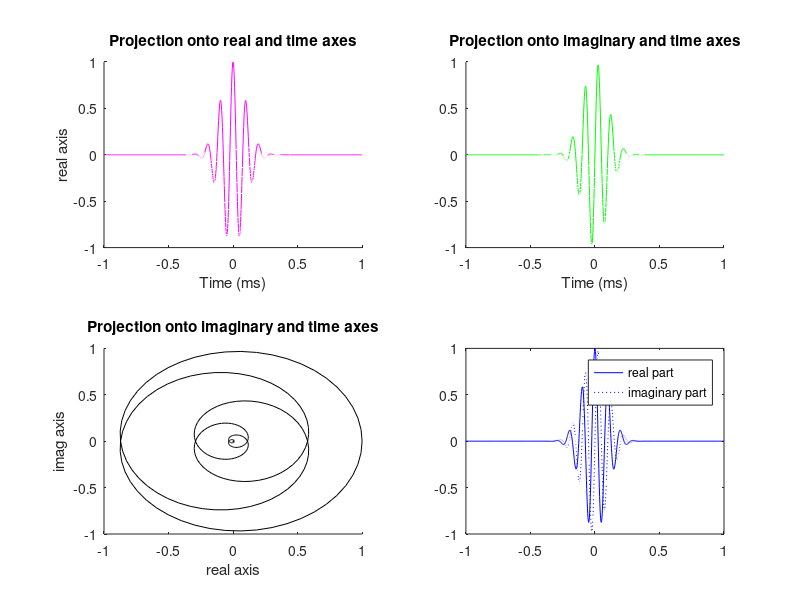
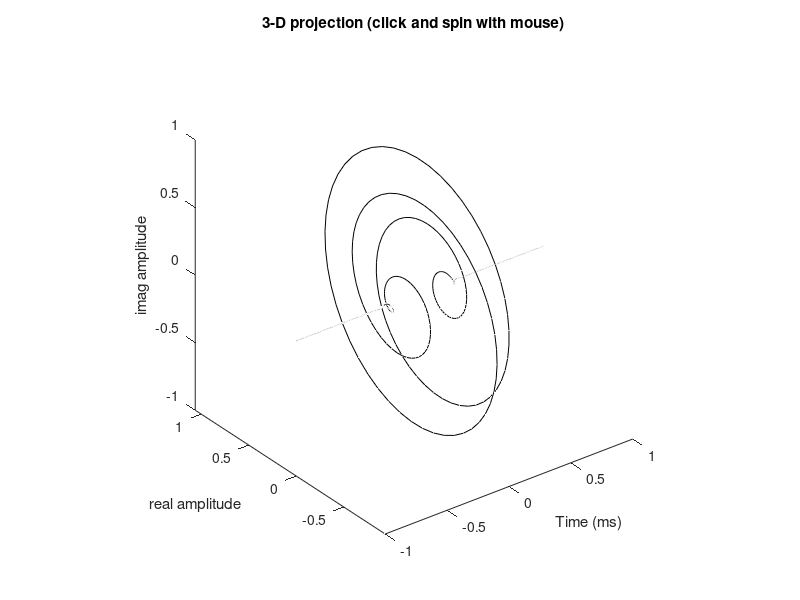
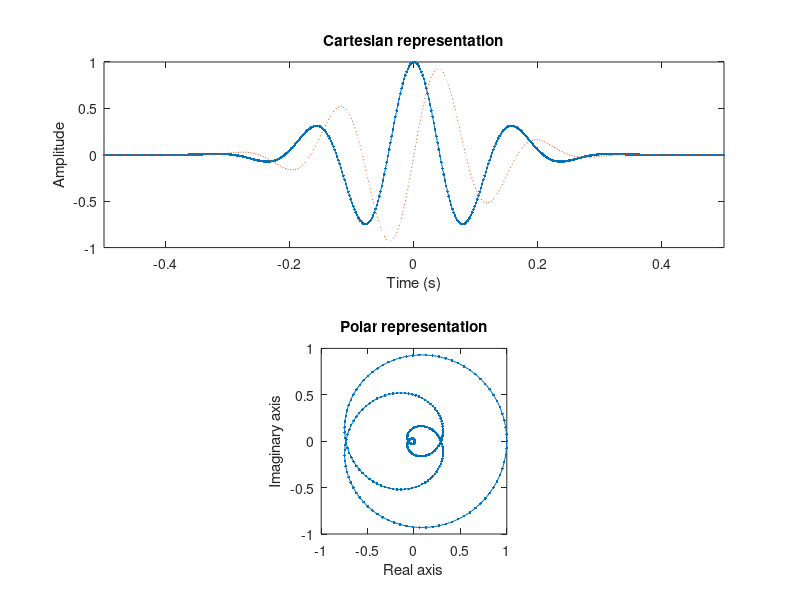
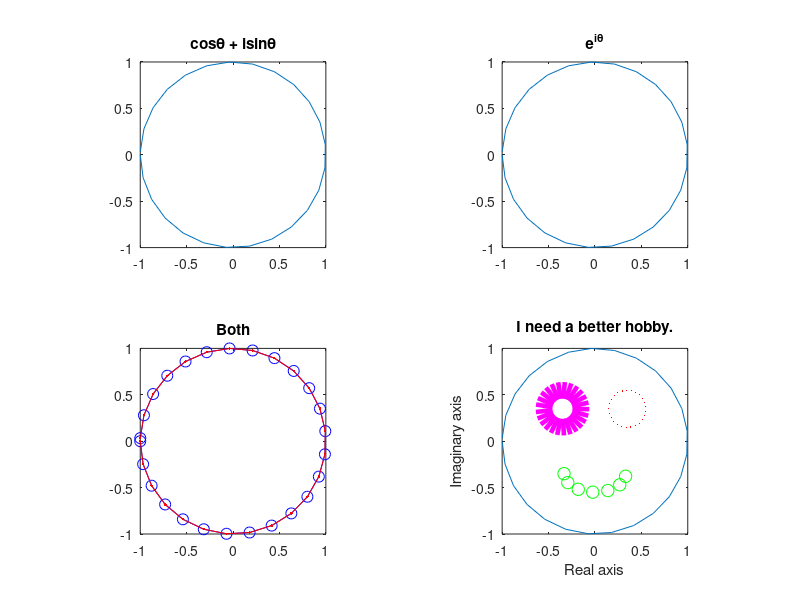

These charts were generated, in order, by the following MATLAB code: (Note: this script raises an error after producing the figures.)
%% Analyzing Neural Time Series Data
% Matlab code for Chapter 13
% Mike X Cohen
% 
% This code accompanies the book, titled "Analyzing Neural Time Series Data" 
% (MIT Press). Using the code without following the book may lead to confusion, 
% incorrect data analyses, and misinterpretations of results. 
% Mike X Cohen assumes no responsibility for inappropriate or incorrect use of this code. 

%% Figure 13.1

% parameters...
srate = 500; % sampling rate in Hz
f     = 10; % frequency of wavelet in Hz
time  = -1:1/srate:1; % time, from -1 to 1 second in steps of 1/sampling-rate
s     = 6/(2*pi*f);

% and together they make a wavelet
wavelet = exp(2*pi*1i*f.*time) .* exp(-time.^2./(2*s^2)); 

figure
subplot(221)
% show the projection onto the real axis
plot3(time,real(wavelet),imag(wavelet),'m')
xlabel('Time (ms)'), ylabel('real axis')
view(0,90)
title('Projection onto real and time axes')

% show the projection onto the imaginary axis
subplot(222)
plot3(time,real(wavelet),imag(wavelet),'g')
xlabel('Time (ms)'), ylabel('imaginary axis')
view(0,0)
title('Projection onto imaginary and time axes') 
 
% plot projection onto real and imaginary axes
subplot(223)
plot3(time,real(wavelet),imag(wavelet),'k')
ylabel('real axis'), zlabel('imag axis')
view(90,0)
title('Projection onto imaginary and time axes')

% plot real and imaginary projections simultaneously
subplot(224)
plot(time,real(wavelet),'b')
hold on
plot(time,imag(wavelet),'b:')
legend({'real part';'imaginary part'})

%% Figure 13.2

% now show in 3d
figure
plot3(time,real(wavelet),imag(wavelet),'k')
xlabel('Time (ms)'), ylabel('real amplitude'), zlabel('imag amplitude')
title('3-D projection (click and spin with mouse)')
axis equal
rotate3d

%% movie

frequency = 6;         % frequency of the sine wave
srate = 500;           % note: should be the same as the data
time  = -.5:1/srate:.5; % vector of time
 
% make wavelet
wavelet = exp(2*1i*pi*frequency.*time) .* exp(-time.^2./(2*(4/(2*pi*frequency))^2));

% make a movie to compare cartesian and polar representation of wavelets
figure, set(gcf,'color',[.6 .2 .7])

timeskip = 1; % if you have a slow computer, set this to, e.g., 5


% setup top row of data (real and imaginary in cartesian plot)
subplot(211)
cplotR = plot(time(1),real(wavelet(1)));
hold on
cplotI = plot(time(1),imag(wavelet(1)),':');
set(gca,'ylim',[-1 1],'xlim',[time(1) time(end)])
xlabel('Time (s)'), ylabel('Amplitude')
title('Cartesian representation')

% setup bottom row of data (polar representation)
subplot(212)
pplot = plot(real(wavelet(1)),imag(wavelet(1)));
set(gca,'ylim',[-1 1],'xlim',[-1 1])
title('Polar representation')
xlabel('Real axis'), ylabel('Imaginary axis')
axis square
 
% loop through time and update data
for ti=1:timeskip:length(time)
    
    % update real part of cartesian plot
    set(cplotR,'XData',time(1:ti),'YData',real(wavelet(1:ti)))
    
    % update imaginary part of cartesian plot
    set(cplotI,'XData',time(1:ti),'YData',imag(wavelet(1:ti)))
    
    % update polar plot
    set(pplot,'XData',real(wavelet(1:ti)),'YData',imag(wavelet(1:ti)))
    drawnow
end

%% Figure 13.4

% Euler's formula: exp(1i*k) gives you a vector on a unit circle with angle k
time = -pi:.25:pi;

figure
subplot(221)
plot(cos(time)+1i*sin(time))
axis square
title('cos\theta + isin\theta')
 
subplot(222)
plot(exp(1i*time))
axis square
title('e^i^\theta')
 
subplot(223)
plot(cos(time)+1i*sin(time),'bo-','markersize',8)
hold on
plot(exp(1i*time),'r.-')
axis square
title('Both')
 
subplot(224)
plot(cos(time)+1i*sin(time))
hold on
plot( (-.35+cos(time)/5) + 1i*(.35+sin(time)/5) ,'m','linew',12) % left eye
plot( (+.35+cos(time)/5) + 1i*(.35+sin(time)/5) ,'r.','markersize',3) % right eye
smile=-pi:.5:0;
plot( (cos(smile)/3) + 1i*(-.35+sin(smile)/5) ,'go','markersize',9) % mouth
xlabel('Real axis')
ylabel('Imaginary axis')
axis square
title('I need a better hobby.')

%% Figure 13.5

% redefine time
time = -.5:1/srate:.5; % vector of time


figure

% plot real and imaginary parts of wavelet
plot(time,real(wavelet),'linew',2)
hold on
plot(time,imag(wavelet),':','linew',2)

% plot cosine and sine
plot(time,cos(2*pi*frequency.*time),'m','linew',2)
plot(time,sin(2*pi*frequency.*time),'m:','linew',2)

% plot gaussian window
gaus_win = exp(-time.^2./(2*s^2));
plot(time,gaus_win,'k')
set(gca,'ylim',[-1.2 1.2])
xlabel('Time (s)')
legend({'real part of wavelet';'imaginary part of wavelet';'cosine';'sine';'Gaussian'})

%% Figure 13.6

load sampleEEGdata % note you don't need the ".mat" (unless the filename contains a period in it)

% create 10 Hz wavelet (kernel)
time = -EEG.pnts/EEG.srate/2 : 1/EEG.srate : EEG.pnts/EEG.srate/2-1/EEG.srate;
f    = 10; % frequency of sine wave in Hz
s    = 4/(2*pi*f);
wavelet = exp(1i*2*pi*f.*time) .* exp(-time.^2./(2*s^2));

% signal is one sine cycle
timeS  = 0:1/EEG.srate:(1/f); % one cycle is 1/f
signal = sin(2*pi*f.*timeS);

% now zero-pad signal
signal = [ zeros(1,EEG.pnts/2-length(timeS)/2) signal zeros(1,EEG.pnts/2-length(timeS)/2) ];

figure

% plot waves
subplot(321)
plot(real(wavelet))
set(gca,'xlim',[200 length(time)-200])

subplot(323)
plot(signal)
set(gca,'xlim',[200 length(time)-200])

subplot(325)
plot(real(conv(wavelet,signal,'same')))
set(gca,'xlim',[200 length(time)-200],'ylim',[-12 12])


% now plot dot products at selected phase lags
subplot(322)
polar(0,12,'-k'), hold on
% compute dot product
dp = sum(wavelet(round(100/f)-2:end).*signal(1:end-round(100/f)+3));
% plot in polar space
polar([angle(dp) angle(dp)],[0 abs(dp)],'k')

subplot(324)
polar(0,12,'-k'), hold on
% compute dot product
dp = sum(wavelet(round(2.3*(100/f)-2):end).*signal(1:end-round(2.3*(100/f)-3)));
% plot in polar space
polar([angle(dp) angle(dp)],[0 abs(dp)],'k')


subplot(326)
polar(0,12,'-k'), hold on
% compute dot product
dp = sum(wavelet.*signal);
% plot in polar space
polar([angle(dp) angle(dp)],[0 abs(dp)],'k')

%% Figure 13.8

% create wavelet
frequency = 6; % in Hz, as usual
time = -1:1/EEG.srate:1;
s    = (4/(2*pi*frequency))^2; % note that s is squared here rather than in the next line...
wavelet = exp(2*1i*pi*frequency.*time) .* exp(-time.^2./(2*s)/frequency);

% FFT parameters
n_wavelet            = length(wavelet);
n_data               = EEG.pnts;
n_convolution        = n_wavelet+n_data-1;
half_of_wavelet_size = (length(wavelet)-1)/2;

% FFT of wavelet and EEG data
fft_wavelet = fft(wavelet,n_convolution);
fft_data    = fft(squeeze(EEG.data(47,:,1)),n_convolution); % FCz, trial 1

convolution_result_fft = ifft(fft_wavelet.*fft_data,n_convolution) * sqrt(s);

% cut off edges
convolution_result_fft = convolution_result_fft(half_of_wavelet_size+1:end-half_of_wavelet_size);

% plot for comparison
figure
subplot(311)
plot(EEG.times,real(convolution_result_fft))
xlabel('Time (ms)'), ylabel('Voltage (\muV)')
title([ 'Projection onto real axis is filtered signal at ' num2str(frequency) ' Hz.' ])

subplot(312)
plot(EEG.times,abs(convolution_result_fft).^2)
xlabel('Time (ms)'), ylabel('Power (\muV^2)')
title([ 'Magnitude of projection vector squared is power at ' num2str(frequency) ' Hz.' ])

subplot(313)
plot(EEG.times,angle(convolution_result_fft))
xlabel('Time (ms)'), ylabel('Phase angle (rad.)')
title([ 'Angle of vector is phase angle time series at ' num2str(frequency) ' Hz.' ])

%% Figure 13.9

figure
plot3(EEG.times,real(convolution_result_fft),imag(convolution_result_fft))
xlabel('Time (ms)'), ylabel('real'), zlabel('imaginary')
grid on
rotate3d

figure
plot3(EEG.times,abs(convolution_result_fft),angle(convolution_result_fft))
title('Click and drag to view phase and amplitude')
xlabel('Time (ms)'), ylabel('amplitude'), zlabel('phase (rad.)')
rotate3d

figure
plot3(EEG.times,angle(convolution_result_fft),abs(convolution_result_fft))
hold on
plot3(EEG.times,angle(convolution_result_fft),real(convolution_result_fft),'r')
title('Click and drag to view phase and amplitude')
xlabel('Time (ms)'), zlabel('amplitude'), ylabel('phase (rad.)')
rotate3d

%% Figure 13.10

srate = 500; % sampling rate in Hz
time  = -1:1/srate:1; % time, from -1 to 1 second in steps of 1/sampling-rate

% create a 9 Hz wavelet
f = 9; % frequency of wavelet in Hz
s = 6/(2*pi*f);
wavelet9 = exp(2*pi*1i*f.*time) .* exp(-time.^2./(2*s^2)); 

% create a 10 Hz wavelet
f = 10; % frequency of wavelet in Hz
s = 6/(2*pi*f);
wavelet10 = exp(2*pi*1i*f.*time) .* exp(-time.^2./(2*s^2)); 


figure
subplot(211)
plot(time,real(wavelet9))
hold on
plot(time,real(wavelet10),'r')
xlabel('Time (ms)'), ylabel('Amplitude')

subplot(212)
hz = linspace(0,srate/2,floor(length(time)/2)+1);
fft9  = fft(wavelet9);
fft10 = fft(wavelet10);

plot(hz,abs(fft9(1:length(hz))))
hold on
plot(hz,abs(fft10(1:length(hz))),'r')
set(gca,'xlim',[0 25])
xlabel('Frequency (Hz)'), ylabel('Amplitude')
legend({'9 Hz wavelet';'10 Hz wavelet'})

%% figure 13.11

% definitions, selections...
chan2use = 'fcz';

min_freq =  2;
max_freq = 80;
num_frex = 30;

% define wavelet parameters
time = -1:1/EEG.srate:1;
frex = logspace(log10(min_freq),log10(max_freq),num_frex);
s    = logspace(log10(3),log10(10),num_frex)./(2*pi*frex);
% s    =  3./(2*pi*frex); % this line is for figure 13.14
% s    = 10./(2*pi*frex); % this line is for figure 13.14

% definte convolution parameters
n_wavelet            = length(time);
n_data               = EEG.pnts*EEG.trials;
n_convolution        = n_wavelet+n_data-1;
n_conv_pow2          = pow2(nextpow2(n_convolution));
half_of_wavelet_size = (n_wavelet-1)/2;

% get FFT of data
eegfft = fft(reshape(EEG.data(strcmpi(chan2use,{EEG.chanlocs.labels}),:,:),1,EEG.pnts*EEG.trials),n_conv_pow2);

% initialize
eegpower = zeros(num_frex,EEG.pnts); % frequencies X time X trials

 
% loop through frequencies and compute synchronization
for fi=1:num_frex
    
    wavelet = fft( sqrt(1/(s(fi)*sqrt(pi))) * exp(2*1i*pi*frex(fi).*time) .* exp(-time.^2./(2*(s(fi)^2))) , n_conv_pow2 );
    
    % convolution
    eegconv = ifft(wavelet.*eegfft);
    eegconv = eegconv(1:n_convolution);
    eegconv = eegconv(half_of_wavelet_size+1:end-half_of_wavelet_size);
    
    % Average power over trials (this code performs baseline transform,
    % which you will learn about in chapter 18)
    temppower = mean(abs(reshape(eegconv,EEG.pnts,EEG.trials)).^2,2);
    eegpower(fi,:) = 10*log10(temppower./mean(temppower(baseidx(1):baseidx(2))));
end

figure
subplot(121)
contourf(EEG.times,frex,eegpower,40,'linecolor','none')
set(gca,'clim',[-3 3],'xlim',[-200 1000],'yscale','log','ytick',logspace(log10(min_freq),log10(max_freq),6),'yticklabel',round(logspace(log10(min_freq),log10(max_freq),6)*10)/10)
title('Logarithmic frequency scaling')

subplot(122)
contourf(EEG.times,frex,eegpower,40,'linecolor','none')
set(gca,'clim',[-3 3],'xlim',[-200 1000])
title('Linear frequency scaling')

%% IMPORTANT TANGENT HERE ON Y-AXIS SCALING USING IMAGESC!!!

figure
subplot(221)
contourf(EEG.times,frex,eegpower,40,'linecolor','none')
set(gca,'clim',[-3 3],'xlim',[-200 1000],'yscale','log','ytick',logspace(log10(min_freq),log10(max_freq),6),'yticklabel',round(logspace(log10(min_freq),log10(max_freq),6)*10)/10)
title('Logarithmic frequency scaling')
ylabel('Frequency (Hz)')

subplot(222)
contourf(EEG.times,frex,eegpower,40,'linecolor','none')
set(gca,'clim',[-3 3],'xlim',[-200 1000])
title('Linear frequency scaling')

subplot(223)
imagesc(EEG.times,frex,eegpower)
set(gca,'clim',[-3 3],'xlim',[-200 1000],'ydir','norm')
title('WRONG Y-AXIS LABELS!!!!')
ylabel('Frequency (Hz)'), xlabel('Time (ms)')

subplot(224)
imagesc(EEG.times,[],eegpower)
set(gca,'clim',[-3 3],'xlim',[-200 1000],'ydir','norm')
set(gca,'ytick',1:6:num_frex,'yticklabel',round(logspace(log10(min_freq),log10(max_freq),6)*10)/10)
title('CORRECT Y-AXIS LABELS!!!!')
xlabel('Time (ms)')

%% Figure 13.12

frequency = 6;         % frequency of the sine wave
srate = 500;           % note: should be the same as the data
time  = -.5:1/srate:.5; % vector of time
% make wavelet
wavelet = exp(2*1i*pi*frequency.*time) .* exp(-time.^2./(2*(4/(2*pi*frequency))^2));

figure
subplot(211)
plot(time,real(wavelet))
title('Good.')

% now make a wavelet that it too short
tooLowFrequency = 2;
wavelet = exp(2*1i*pi*tooLowFrequency.*time) .* exp(-time.^2./(2*(4/(2*pi*tooLowFrequency))^2));

subplot(212)
plot(time,real(wavelet))
xlabel('Time')
title('Not good.')

%% Figure 13.13

frequency = 10;
time      = -.5:1/srate:.5;
numcycles = [ 3 7 ];

wavecolors = 'br';

figure
for i=1:length(numcycles)
    % make wavelet
    wavelet = exp(2*1i*pi*frequency.*time) .* exp(-time.^2./(2*(numcycles(i)/(2*pi*frequency))^2));
    
    subplot(2,2,i)
    plot(time,real(wavelet),wavecolors(i))
    xlabel('Time')
    title([ 'Wavelet at ' num2str(frequency) ' Hz with ' num2str(numcycles(i)) ' cycles' ])
    
    subplot(2,1,2)
    hold on
    fft_wav = 2*abs(fft(wavelet));
    hz_wav  = linspace(0,srate/2,round(length(wavelet)/2)+1);
    plot(hz_wav,fft_wav(1:length(hz_wav)),wavecolors(i))
end

subplot(212)
xlabel('Frequency (Hz)')
set(gca,'xlim',[0 50])
legend({[ num2str(numcycles(1)) ' cycles' ];[ num2str(numcycles(2)) ' cycles' ]})

%% Figure 13.14

% To generate this figure, go up to the code for figure 13.11 and uncomment
% the lines that define the width of the Gaussians for the Morlet wavelets:

% s =  3./(2*pi*frex);
% s = 10./(2*pi*frex);

%% Figure 13.15

frex  = logspace(log10(2),log10(80),30);
srate = 500;
time  = -2:1/srate:2;
N     = length(time);
hz    = linspace(0,srate/2,floor(N/2)+1);
fwhm  = zeros(3,length(frex));

for numcyclesi = 1:3
    
    switch numcyclesi
        case 1
            numcycles=repmat(3,1,length(frex));
        case 2
            numcycles=repmat(10,1,length(frex));
        case 3
            numcycles=logspace(log10(3),log10(10),length(frex));
    end
    
    for fi=1:length(frex)
        
        % make wavelet
        wavelet = exp(2*1i*pi*frex(fi).*time) .* exp(-time.^2./(2*(numcycles(fi)/(2*pi*frex(fi)))^2));
        
        % take FFT of wavelet
        fwave = fft(wavelet);
        fwave = abs(fwave(1:length(hz)))*2;
        
        % normalize power to [0 1]
        fwave = fwave-min(fwave);
        fwave = fwave/max(fwave);
        
        % find left and right 1/2
        [~,peakx]  = max(fwave); % if matlab crashes, replace "~" with "junk"
        [~,left5]  = min(abs(fwave(1:peakx)-.5));
        [~,right5] = min(abs(fwave(peakx:end)-.5));
        right5 = right5+peakx-1;
        
        fwhm(numcyclesi,fi) = hz(right5)-hz(left5);
        
        % plot one example of a wavelet's power spectrum and fwhm
        if fi==ceil(length(frex)/2) && numcyclesi==3
            figure
            
            % plot power spectrum
            plot(hz,fwave,'.-')
            hold on
            
            % plot fwhm
            plot(hz(left5),fwave(left5),'ro','markersize',10)
            plot(hz(right5),fwave(right5),'ro','markersize',10)
            % and draw lines to frequencies
            plot([hz(left5) hz(left5)],[0 fwave(left5)],'r')
            plot([hz(right5) hz(right5)],[0 fwave(right5)],'r')            
            
            set(gca,'xlim',[0 30])
            xlabel('Frequency (Hz)')
            ylabel('Normalized power')
        end
    end
end

figure
plot(frex,fwhm,'.-')
xlabel('Frequency (Hz)')
ylabel('FWHM (Hz)')
legend({'3';'10';'3-10'})

figure
plot(frex,fwhm,'.-')
xlabel('Frequency (Hz)')
ylabel('FWHM (Hz)')
legend({'3';'10';'3-10'})
set(gca,'xlim',[frex(1)*.8 frex(end)*1.2],'ylim',[min(fwhm(:))*.8 max(fwhm(:))*1.2],'xscale','log','xtick',round(logspace(log10(frex(1)),log10(frex(end)),6)),'yscale','log','ytick',round(10*logspace(log10(min(fwhm(:))),log10(max(fwhm(:))),6))/10)

%% end.

